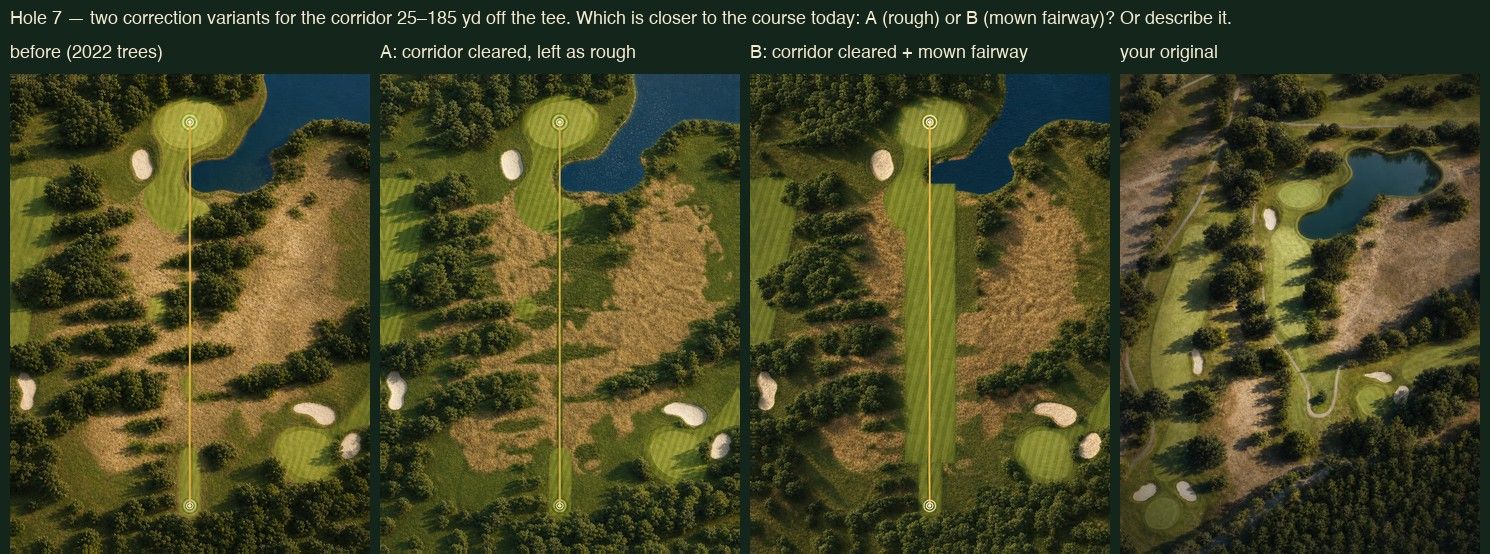
#> input picture scripts/imagery/foundry/evidence/hole-07-correction-AB.jpg, 1490 x 554 px
$ python -i generate_peach_tree_atlas.py   (imports and definitions only)
#> lines starting #> are read from the running program, lines starting #| are printed output that depends on the picture
#> further down, picture is the input picture: PIL image 1490x554 RGB; mean R, G, B 70.8, 71.1, 38
"""Generate Roundwell's Peach Tree hole atlas from real aerial imagery.

The base raster is public-domain 2022 USDA NAIP imagery served by USGS.
Hole centerlines are read from OpenStreetMap ways and used only to orient and
crop each real aerial. The generated cards are illustrative planning aids, not
GPS products.
"""

from __future__ import annotations

import argparse
import json
import math
import urllib.parse
import urllib.request
from pathlib import Path

from PIL import Image, ImageDraw, ImageEnhance, ImageFilter, ImageOps


COURSE_BBOX = (-121.553, 39.135, -121.530, 39.152)
NAIP_URL = (
    "https://imagery.nationalmap.gov/arcgis/rest/services/"
    "USGSNAIPImagery/ImageServer/exportImage"
    "?bbox=-121.553,39.135,-121.530,39.152"
    "&bboxSR=4326&size=4000,2957&imageSR=4326&format=jpg&f=image"
)
CARD_SIZE = (900, 1200)

# How much taller the card is than the hole it shows.
#
# The old crop padded a fixed 310x360 source pixels regardless of hole length,
# which framed the average hole at 1.78x its own length and the short par 3s at
# up to 2.56x — enough that hole 7's card showed holes 5 and 8 as well. Scaling
# the frame to the hole instead keeps every hole filling its card the same way.
TARGET_FRAME_RATIO = 1.25

# Absolute floor on the breathing room at each end, whichever way the ratio
# works out. Twenty yards is about the width of a green: a shot that misses by
# a green's width is still on the card rather than cropped off it. On the
# shortest hole (3, at 162 yards) the 1.25 ratio already yields just over this,
# so the floor almost never binds — it exists so a very short hole cannot crop
# to nothing.
MIN_MARGIN_YARDS = 20.0


# [13 lines left out: function naip_source_size, not called in this run]

# OpenStreetMap hole centerline ways, refs 1 through 18.
OSM_HOLE_WAYS = [
    1426341377,
    1426341375,
    1426341376,
    1426341378,
    1426341379,
    1426341380,
    1426341381,
    1426341382,
    1426341383,
    1426341384,
    1426341385,
    1426341386,
    1426341387,
    1426341388,
    1426341389,
    1426341390,
    1426341391,
    1426341392,
]

USER_AGENT = "RoundwellPrototype/2.0 (local course-atlas generator)"

OVERPASS_URL = "https://overpass-api.de/api/interpreter"

EARTH_RADIUS_METRES = 6_371_000
YARDS_PER_METRE = 1.0936132983377078

# How far a matched green's centroid may sit from the centerline's last point
# before the match is treated as wrong rather than merely imprecise. The
# centerline ends near the middle of the green by construction, so a good match
# lands within a couple of yards; anything approaching this means the pairing
# picked up a different green.
GREEN_MATCH_TOLERANCE_YARDS = 10.0


# [168 lines left out: functions request_bytes, distance_yards, source_metres_per_pixel, polygon_centroid, download_naip, fetch_centerlines and 2 more, not called in this run]


def color_grade(image: Image.Image) -> Image.Image:
    image = ImageOps.autocontrast(image.convert("RGB"), cutoff=0.6)
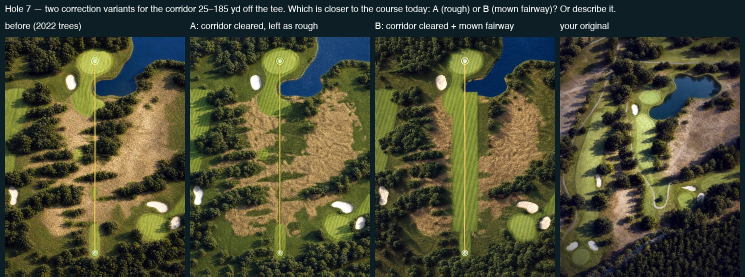
#> image: PIL image 1490x554 RGB (shown at 1/2 size); mean R, G, B 72.8, 74.1, 51.7
    image = ImageEnhance.Color(image).enhance(1.14)
    image = ImageEnhance.Contrast(image).enhance(1.12)
    image = ImageEnhance.Brightness(image).enhance(0.93)
    image = ImageEnhance.Sharpness(image).enhance(1.22)
    forest = Image.new("RGB", image.size, (10, 41, 29))
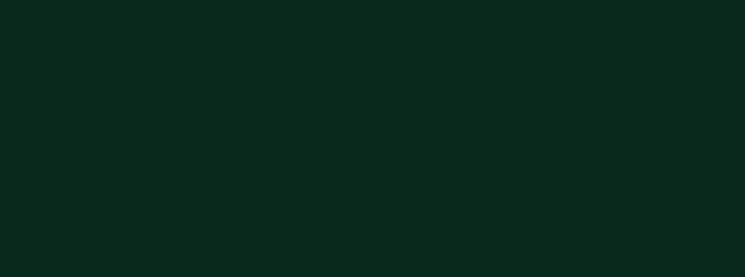
#> forest: PIL image 1490x554 RGB (shown at 1/2 size); mean R, G, B 10, 41, 29
    return Image.blend(image, forest, 0.08)
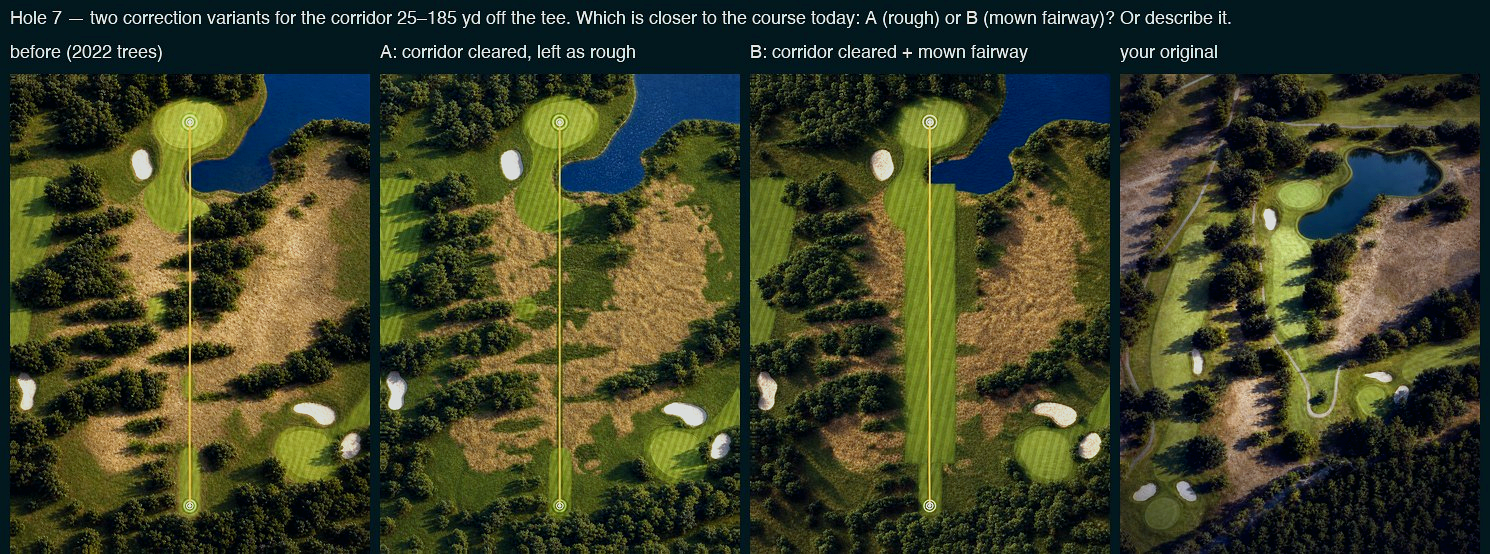
#> returned value: PIL image 1490x554 RGB; mean R, G, B 61.5, 65.3, 40.1


# [462 lines left out: functions add_vignette, geo_to_pixel, card_transform, transform_to_card, atlas_card, build_card_geometry and 4 more, not called in this run]


# [2 lines not run here, left out]

>>> from PIL import Image
>>> picture = Image.open('imagery/foundry/evidence/hole-07-correction-AB.jpg')
>>> result = color_grade(picture)

$ run again, on scripts/imagery/foundry/evidence/hole-07-markup-guide.jpg
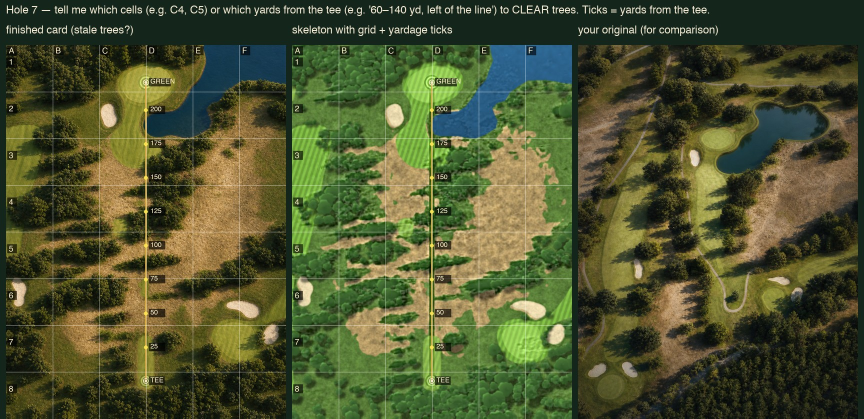
#> input picture scripts/imagery/foundry/evidence/hole-07-markup-guide.jpg, 1728 x 837 px (shown at 1/2 size)
#> picture is the input picture: PIL image 1728x837 RGB; mean R, G, B 78.1, 84.6, 47.6
#> in color_grade, `image = ImageOps.autocontrast(image.convert("RGB"), cutoff=0.6)`:
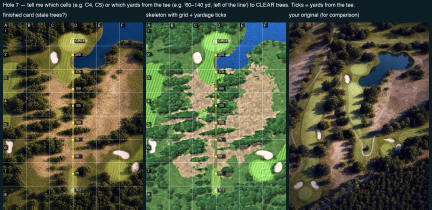
#> image: PIL image 1728x837 RGB (shown at 1/4 size); mean R, G, B 78.9, 85.6, 63
#> in color_grade, `return Image.blend(image, forest, 0.08)`:
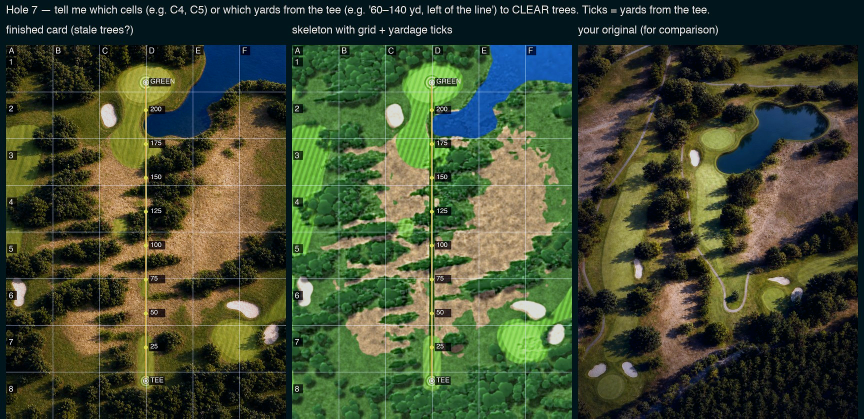
#> returned value: PIL image 1728x837 RGB (shown at 1/2 size); mean R, G, B 65.8, 75.5, 50.1

$ run again, on scripts/imagery/foundry/evidence/hole-07-new.jpg
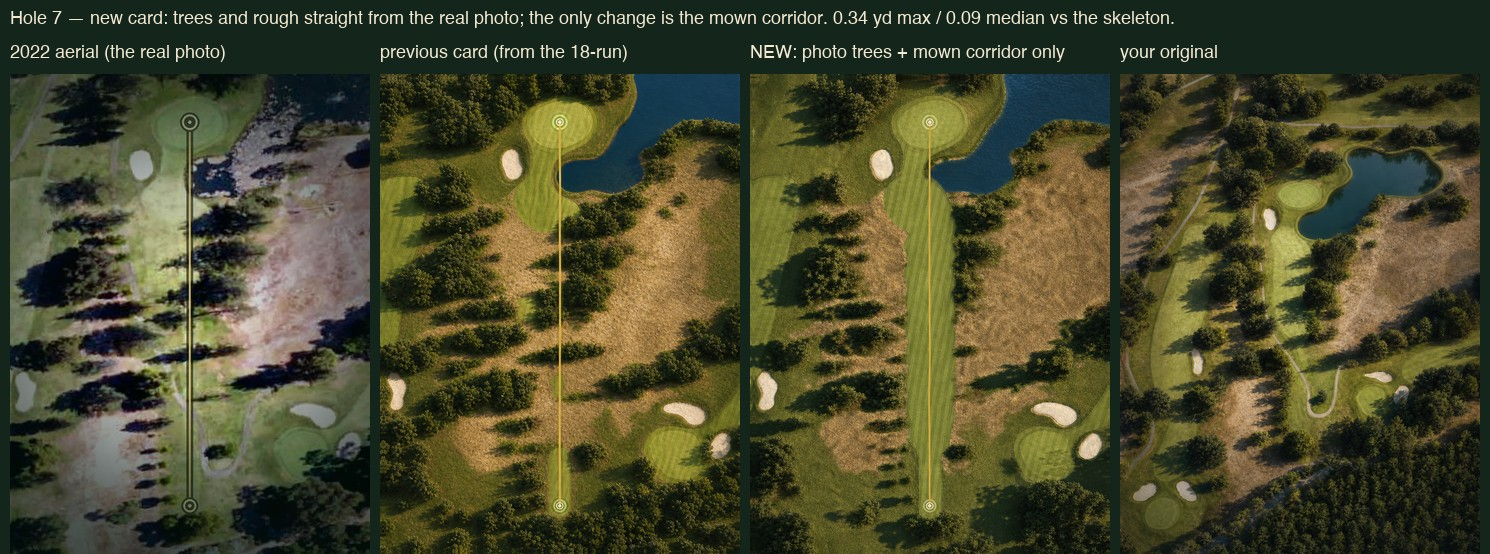
#> input picture scripts/imagery/foundry/evidence/hole-07-new.jpg, 1490 x 554 px
#> picture is the input picture: PIL image 1490x554 RGB; mean R, G, B 73.2, 73.4, 45.5
#> in color_grade, `image = ImageOps.autocontrast(image.convert("RGB"), cutoff=0.6)`:
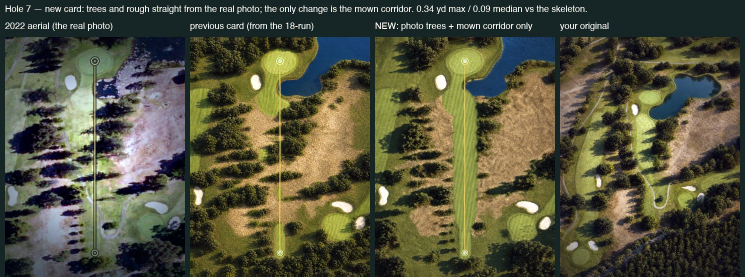
#> image: PIL image 1490x554 RGB (shown at 1/2 size); mean R, G, B 83.5, 83.2, 62
#> in color_grade, `return Image.blend(image, forest, 0.08)`:
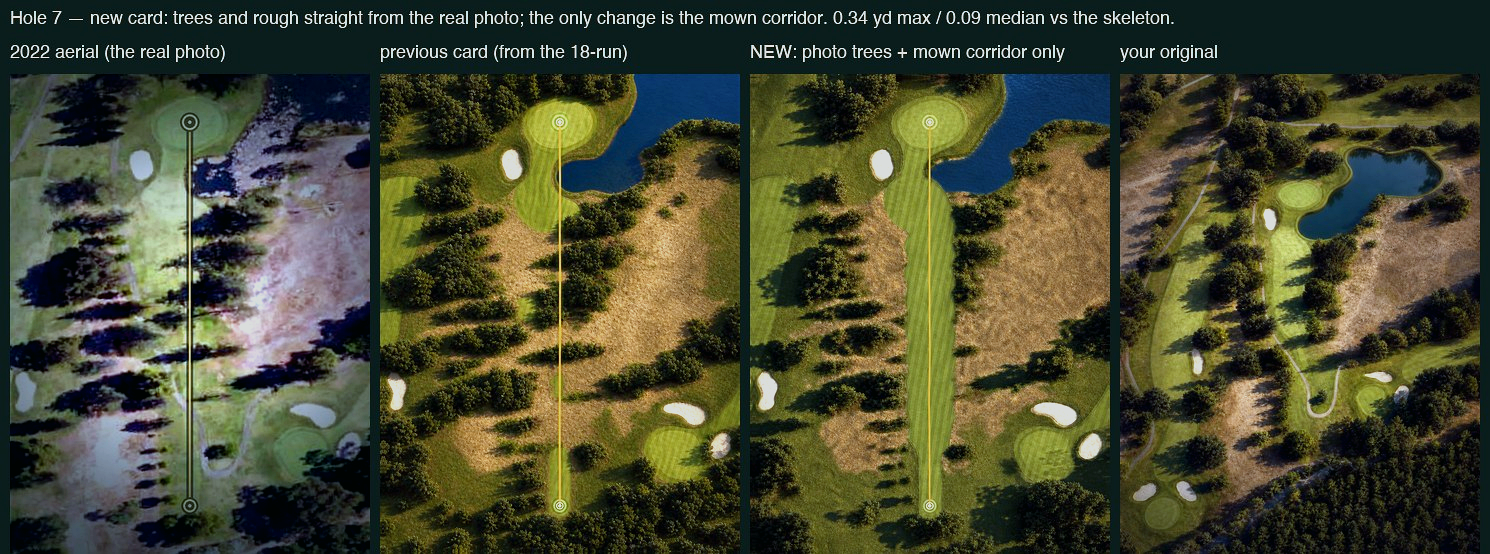
#> returned value: PIL image 1490x554 RGB; mean R, G, B 70.9, 73, 49.1
